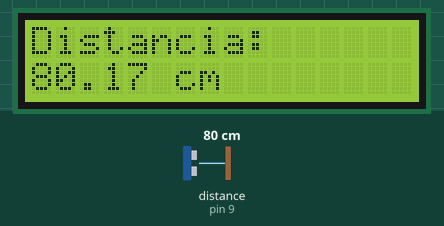
The sketch below on a simulated Arduino Uno, built with avr-gcc and run on an emulated ATmega328P. Shown: 16×2 character LCD. Wiring (inferred from the names in the program): ultrasonic range finder: trigger pin 10; echo pin 9. Inputs (shaded band) come from the test bench; at power-on: distance to the obstacle (sensor on pin 9) 80 cm. The echo pulse lasts 58.3 µs per cm; what the sketch prints to the serial monitor is not drawn.

Above: at 1.2 s.
1.3 s: distance to the obstacle (sensor on pin 9) set to 2 cm
At 4.2 s:
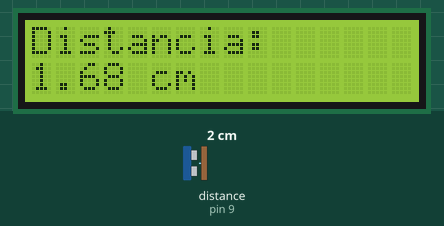
4.5 s: distance to the obstacle (sensor on pin 9) set to 299 cm
At 5.9 s:
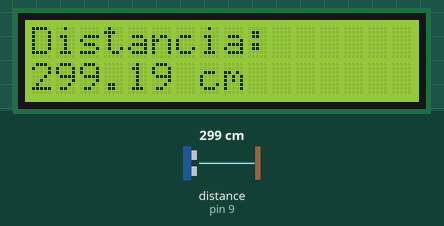
7.6 s: distance to the obstacle (sensor on pin 9) set to 4 cm
At 10.0 s:
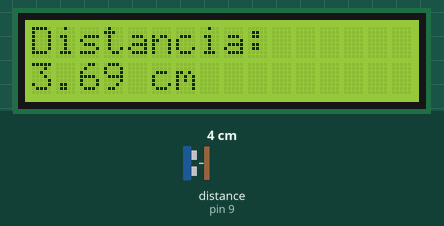
Timing chart, 0 to 11.5 s (numbered marks = the images above; inputs shaded):
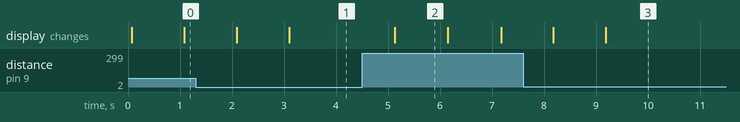

The sketch:

Reto.ino
```cpp
#include <LiquidCrystal.h>

// Configuración de pines LCD: RS, E, D4, D5, D6, D7
LiquidCrystal lcd(7, 6, 5, 4, 3, 2);

// Pines del sensor ultrasónico
int TRIG = 10;
int ECO = 9;

// Variables de medición
long DURACION;
float DISTANCIA;

void setup() {
  lcd.begin(16, 2);      // Inicializa LCD de 16x2∏
  pinMode(TRIG, OUTPUT);
  pinMode(ECO, INPUT);
  Serial.begin(9600);    // Comunicación serial
}

void loop() {
  // --- Generar pulso de 10 microsegundos ---
  digitalWrite(TRIG, LOW);
  delayMicroseconds(2);
  digitalWrite(TRIG, HIGH);
  delayMicroseconds(10);
  digitalWrite(TRIG, LOW);

  // --- Medir duración del eco ---
  DURACION = pulseIn(ECO, HIGH);

  // --- Calcular distancia en cm ---
  DISTANCIA = DURACION / 58.2;

  // --- Mostrar en LCD ---
  lcd.clear();
  lcd.setCursor(0, 0);
  lcd.print("Distancia:");
  lcd.setCursor(0, 1);
  lcd.print(DISTANCIA);
  lcd.print(" cm");

  // --- Mostrar también en Serial ---
  Serial.print("Distancia: ");
  Serial.print(DISTANCIA);
  Serial.println(" cm");

  delay(1000); // Esperar 1 segundo antes de la siguiente lectura
}
```

Measured:
- after the input at 1.3 s, the display: first changes after 0.79 s (image 1 shows a later state)
- after the input at 4.5 s, the display: changes after 0.63 s (image 2)
- after the input at 7.6 s, the display: first changes after 0.58 s (image 3 shows a later state)
- what the display in image 2 shows lasts 1.1 s, from 5.1 s to 6.2 s
